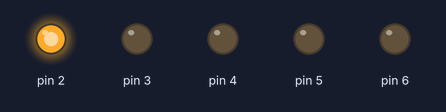
Recording of a sketch running on a simulated Arduino Uno, built with avr-gcc and run on an emulated ATmega328P. Shown: output pins drawn as LEDs (lit = HIGH).

Above: at 0.2 s.
At 1.2 s:
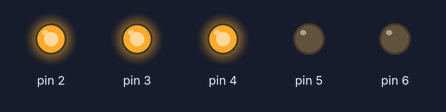
At 2.2 s:
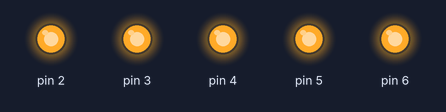
At 2.7 s:
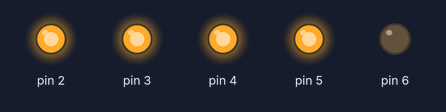
At 4.7 s:
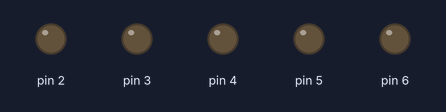
At 5.7 s:
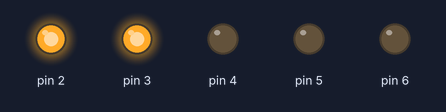
Timing chart, 0 to 6.5 s (numbered marks = the images above):
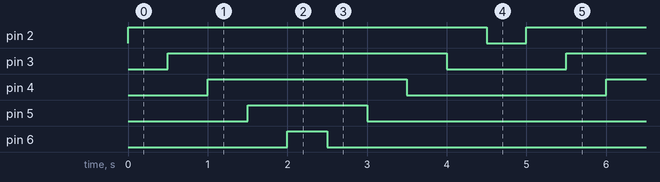

Measured:
- by itself, pin 2: alternates HIGH for 4.5 s and LOW for 0.50 s
- by itself, pin 3: alternates HIGH for 3.5 s and LOW for 1.5 s
- by itself, pin 4: alternates HIGH for 2.5 s and LOW for 2.5 s
- by itself, pin 5: alternates HIGH for 1.5 s and LOW for 3.5 s
- by itself, pin 6: alternates HIGH for 0.50 s and LOW for 4.5 s

The sketch:

sketch_pract2.1.ino
```cpp
int t=500;
void setup() {
  // put your setup code here, to run once:
  pinMode(2, OUTPUT);
   pinMode(3, OUTPUT);
    pinMode(4, OUTPUT);
     pinMode(5, OUTPUT);
      pinMode(6, OUTPUT);

}

void loop() {
  // put your main code here, to run repeatedly:
 for(int i=2; i<=6; i++){
digitalWrite(i,HIGH) ;
delay(t);
 }

for(int i=6; i>=2; i--){
digitalWrite(i,LOW) ;

delay(t);
 }
}
```
